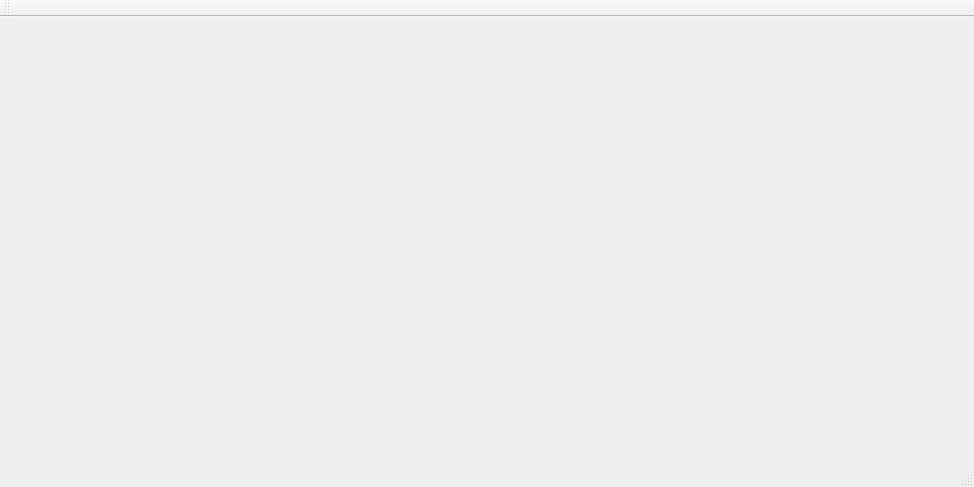
<?xml version="1.0" encoding="UTF-8"?>
<ui version="4.0">
 <class>MainWindow</class>
 <widget class="QMainWindow" name="MainWindow">
  <property name="geometry">
   <rect>
    <x>0</x>
    <y>0</y>
    <width>974</width>
    <height>487</height>
   </rect>
  </property>
  <property name="windowTitle">
   <string>MainWindow</string>
  </property>
  <widget class="QWidget" name="centralWidget"/>
  <widget class="QMenuBar" name="menuBar">
   <property name="geometry">
    <rect>
     <x>0</x>
     <y>0</y>
     <width>974</width>
     <height>19</height>
    </rect>
   </property>
  </widget>
  <widget class="QToolBar" name="mainToolBar">
   <attribute name="toolBarArea">
    <enum>TopToolBarArea</enum>
   </attribute>
   <attribute name="toolBarBreak">
    <bool>false</bool>
   </attribute>
  </widget>
  <widget class="QStatusBar" name="statusBar"/>
 </widget>
 <layoutdefault spacing="6" margin="11"/>
 <resources/>
 <connections/>
</ui>
